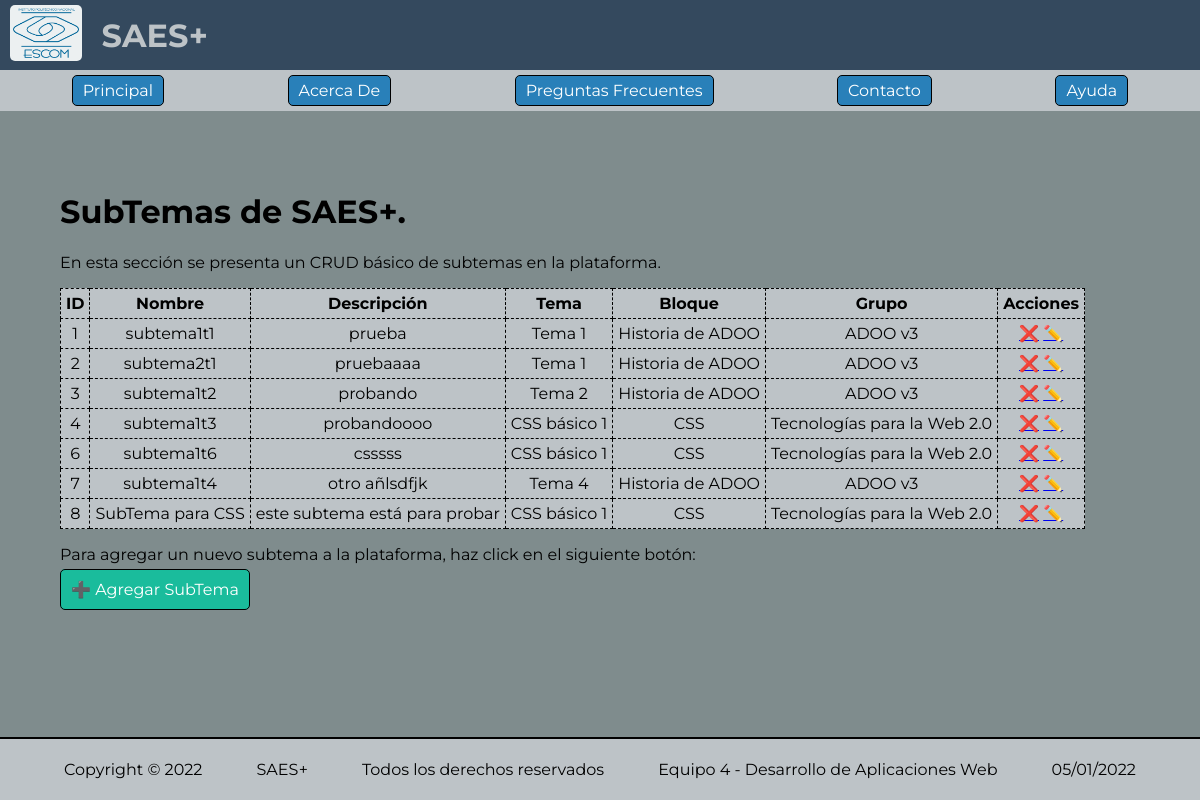
Screenshot of /admin/subtemas.php with the database file from the repository.
### tables this page shows
CREATE TABLE `subtemas` (
  `id` int NOT NULL AUTO_INCREMENT,
  `nombre` varchar(100) NOT NULL,
  `descripcion` varchar(100) DEFAULT NULL,
  `id_tema` int NOT NULL,
  PRIMARY KEY (`id`)
);

CREATE TABLE `temas` (
  `id` int NOT NULL AUTO_INCREMENT,
  `nombre` varchar(100) NOT NULL,
  `descripcion` varchar(100) DEFAULT NULL,
  `id_bloque` int NOT NULL,
  PRIMARY KEY (`id`)
);

CREATE TABLE `bloques` (
  `id` int NOT NULL AUTO_INCREMENT,
  `nombre` varchar(100) NOT NULL,
  `descripcion` varchar(100) NOT NULL,
  `id_grupo` int NOT NULL,
  PRIMARY KEY (`id`)
);

CREATE TABLE `grupos` (
  `id` int NOT NULL AUTO_INCREMENT,
  `nombre` varchar(100) NOT NULL,
  PRIMARY KEY (`id`)
);

### src/subtema/db_subtema.php (called while the page is built, shortened)
<?php
include_once(dirname(dirname(dirname(__FILE__))) . "/src/db.php");
include_once(dirname(dirname(dirname(__FILE__))) . "/src/tema/servicio_tema.php");
class DBSubTema
{
  private $conexion;
  public function __construct()
  {
    $claseConexion = new Conexion();
    $this->conexion = $claseConexion->obtenerConexion();
  }
  private function fila_a_modelo($fila_subtema)
  {
    $subtema = new SubTema();
    $subtema->id = $fila_subtema["id"];
    $subtema->nombre = $fila_subtema["nombre"];
    $subtema->descripcion = $fila_subtema["descripcion"];
    $subtema->id_tema = $fila_subtema["id_tema"];
    $servicio_tema = new ServicioTema();
    $subtema->tema = $servicio_tema->obtenerTemaPorID($subtema->id_tema);
    return $subtema;
  }
  public function obtener_todos()
  {
    $consulta = "SELECT * FROM subtemas";
    $resultado = $this->conexion->query($consulta);
    $subtemas = array();
    while ($fila = $resultado->fetch_assoc()) {
      $subtemas[] = $this->fila_a_modelo($fila);
    }
    return $subtemas;
  }
}

### src/db.php (called while the page is built, shortened)
<?php
class Conexion
{
  private $db_con;
  public function __construct()
  {
    $this->db_con = new mysqli(Config::$db_host, Config::$db_user, Config::$db_pass, Config::$db_name);
  }
  public function obtenerConexion()
  {
    return $this->db_con;
  }
}

### src/subtema/servicio_subtema.php (called while the page is built, shortened)
<?php
include_once(dirname(dirname(dirname(__FILE__))) . "/src/subtema/db_subtema.php");
class ServicioSubTema
{
  private $db_subtema;
  public function __construct()
  {
    $this->db_subtema = new DBSubTema();
  }
  public function obtenerSubTemas()
  {
    return $this->db_subtema->obtener_todos();
  }
}

### src/tema/db_tema.php (called while the page is built, shortened)
<?php
include_once(dirname(dirname(dirname(__FILE__))) . "/src/db.php");
include_once(dirname(dirname(dirname(__FILE__))) . "/src/bloque/servicio_bloque.php");
class DBTema
{
  private $conexion;
  public function __construct()
  {
    $claseConexion = new Conexion();
    $this->conexion = $claseConexion->obtenerConexion();
  }
  private function fila_a_modelo($fila_tema)
  {
    $tema = new Tema();
    $tema->id = $fila_tema["id"];
    $tema->nombre = $fila_tema["nombre"];
    $tema->descripcion = $fila_tema["descripcion"];
    $tema->id_bloque = $fila_tema["id_bloque"];
    $servicio_bloque = new ServicioBloque();
    $tema->bloque = $servicio_bloque->obtenerBloquePorID($tema->id_bloque);
    return $tema;
  }
  public function obtenerTemaPorID($id_tema)
  {
    $consulta = "SELECT * FROM temas WHERE id = " . $id_tema . ";";
    $resultado = $this->conexion->query($consulta);
    return $this->fila_a_modelo($resultado->fetch_assoc());
  }
}

### src/tema/servicio_tema.php (called while the page is built, shortened)
<?php
include_once(dirname(dirname(dirname(__FILE__))) . "/src/tema/db_tema.php");
class ServicioTema
{
  private $db_tema;
  public function __construct()
  {
    $this->db_tema = new DBTema();
  }
  public function obtenerTemaPorID($id_tema)
  {
    $tema = $this->db_tema->obtenerTemaPorID($id_tema);
    return $tema;
  }
}

### src/bloque/db_bloque.php (called while the page is built, shortened)
<?php
include_once(dirname(dirname(dirname(__FILE__))) . "/src/db.php");
include_once(dirname(dirname(dirname(__FILE__))) . "/src/grupo/servicio_grupo.php");
class DBBloque
{
  private $conexion;
  public function __construct()
  {
    $claseConexion = new Conexion();
    $this->conexion = $claseConexion->obtenerConexion();
  }
  private function fila_a_modelo($fila_bloque)
  {
    $bloque = new Bloque();
    $bloque->id = $fila_bloque["id"];
    $bloque->nombre = $fila_bloque["nombre"];
    $bloque->descripcion = $fila_bloque["descripcion"];
    $bloque->id_grupo = $fila_bloque["id_grupo"];
    $servicio_grupo = new ServicioGrupo();
    $bloque->grupo = $servicio_grupo->obtenerGrupoPorID($bloque->id_grupo);
    return $bloque;
  }
  public function obtenerBloquePorID($id_bloque)
  {
    $consulta = "SELECT * FROM bloques WHERE id = " . $id_bloque . ";";
    $resultado = $this->conexion->query($consulta);
    return $this->fila_a_modelo($resultado->fetch_assoc());
  }
}

### src/bloque/servicio_bloque.php (called while the page is built, shortened)
<?php
include_once(dirname(dirname(dirname(__FILE__))) . "/src/bloque/db_bloque.php");
class ServicioBloque
{
  private $db_bloque;
  public function __construct()
  {
    $this->db_bloque = new DBBloque();
  }
  public function obtenerBloquePorID($id_bloque)
  {
    $bloque = $this->db_bloque->obtenerBloquePorID($id_bloque);
    return $bloque;
  }
}

### src/grupo/db_grupo.php (called while the page is built, shortened)
<?php
include_once(dirname(dirname(dirname(__FILE__))) . "/src/db.php");
class DBGrupo
{
  private $conexion;
  public function __construct()
  {
    $claseConexion = new Conexion();
    $this->conexion = $claseConexion->obtenerConexion();
  }
  private function fila_a_modelo($fila_grupo)
  {
    $grupo = new Grupo();
    $grupo->id = $fila_grupo["id"];
    $grupo->nombre = $fila_grupo["nombre"];
    return $grupo;
  }
  public function obtenerGrupoPorID($id_grupo)
  {
    $consulta = "SELECT * FROM grupos WHERE id = " . $id_grupo . ";";
    $resultado = $this->conexion->query($consulta);
    return $this->fila_a_modelo($resultado->fetch_assoc());
  }
}

### src/grupo/servicio_grupo.php (called while the page is built, shortened)
<?php
include_once(dirname(dirname(dirname(__FILE__))) . "/src/grupo/db_grupo.php");
class ServicioGrupo
{
  private $db_grupo;
  public function __construct()
  {
    $this->db_grupo = new DBGrupo();
  }
  public function obtenerGrupoPorID($id_grupo)
  {
    $grupo = $this->db_grupo->obtenerGrupoPorID($id_grupo);
    return $grupo;
  }
}

### admin/subtemas.php (the view, shortened to what this page needs)
<?php
require_once(dirname(dirname(__FILE__)) . '/src/componentes_ui/encabezado.php');
require_once(dirname(dirname(__FILE__)) . '/src/subtema/servicio_subtema.php');
$servicio = new ServicioSubTema();
$subtemas = $servicio->obtenerSubTemas();
?>
<link rel="stylesheet" href="/assets/css/subtemas.css">
<div id="subtemas">
  <h1>SubTemas de <?php echo Config::$nombre_proyecto; ?>.</h1>
  <p>
    En esta sección se presenta un CRUD básico de subtemas en la plataforma.
  </p>
  <div class="tabla-subtemas">
    <table>
      <thead>
        <tr>
          <th>ID</th>
          <th>Nombre</th>
          <th>Descripción</th>
          <th>Tema</th>
          <th>Bloque</th>
          <th>Grupo</th>
          <th>Acciones</th>
        </tr>
      </thead>
      <tbody>
        <?php
        foreach ($subtemas as $subtema) {
        ?>
          <tr>
            <td><?php echo $subtema->id; ?></td>
            <td><?php echo $subtema->nombre; ?></td>
            <td><?php echo $subtema->descripcion; ?></td>
            <td><?php echo $subtema->tema->nombre; ?></td>
            <td><?php echo $subtema->tema->bloque->nombre; ?></td>
            <td><?php echo $subtema->tema->bloque->grupo->nombre; ?></td>
            <td class="acciones">
              <a href="/acciones/admin/eliminar-subtema.php?id=<?php echo $subtema->id; ?>">❌</a>
              <a href="/admin/formulario-subtema.php?id=<?php echo $subtema->id; ?>">✏️</a>
            </td>
          </tr>
        <?php
        }
        ?>
      </tbody>
    </table>
  </div>
  <p>Para agregar un nuevo subtema a la plataforma, haz click en el siguiente botón:</p>
  <a class="agregar-subtema" href="/admin/formulario-subtema.php">➕ Agregar SubTema</a>
</div>
<?php require_once(dirname(dirname(__FILE__)) . '/src/componentes_ui/pie_de_pagina.php'); ?>

### assets/css/general.css (style rules this page uses)
html, body { height: 100%; width: 100%; font-family: "Montserrat", sans-serif; border: 0; margin: 0; display: flex; flex-direction: column; align-items: stretch; flex-shrink: 0; }

### assets/css/subtemas.css (style rules this page uses)
#subtemas { flex-grow: 1; background-color: #7f8c8d; padding: 5%; }
.tabla-subtemas { text-align: center; }
.tabla-subtemas > table, th, td { padding: 5px; border: 1px dashed black; }
table { background-color: #bdc3c7; border-collapse: collapse; }
.acciones { text-align: center; }
.agregar-subtema { padding: 10px; border: 1px solid black; background-color: #1abc9c; text-align: center; text-decoration: none; color: white; border-radius: 5px; }

### rows the page displays
subtemas: id "1", nombre "subtema1t1", descripcion "prueba", id_tema.nombre "Tema 1"
bloques: nombre "Historia de ADOO"
grupos: nombre "ADOO v3"
subtemas: id "2", nombre "subtema2t1", descripcion "pruebaaaa", id_tema.nombre "Tema 1"
subtemas: id "3", nombre "subtema1t2", descripcion "probando", id_tema.nombre "Tema 2"
subtemas: id "4", nombre "subtema1t3", descripcion "probandoooo", id_tema.nombre "CSS básico 1"
bloques: nombre "CSS"
grupos: nombre "Tecnologías para la Web 2.0"
subtemas: id "6", nombre "subtema1t6", descripcion "csssss", id_tema.nombre "CSS básico 1"
subtemas: id "7", nombre "subtema1t4", descripcion "otro añlsdfjk", id_tema.nombre "Tema 4"
subtemas: id "8", nombre "SubTema para CSS", descripcion "este subtema está para probar", id_tema.nombre "CSS básico 1"

### other values shown
Config::$nombre_proyecto "SAES+"
